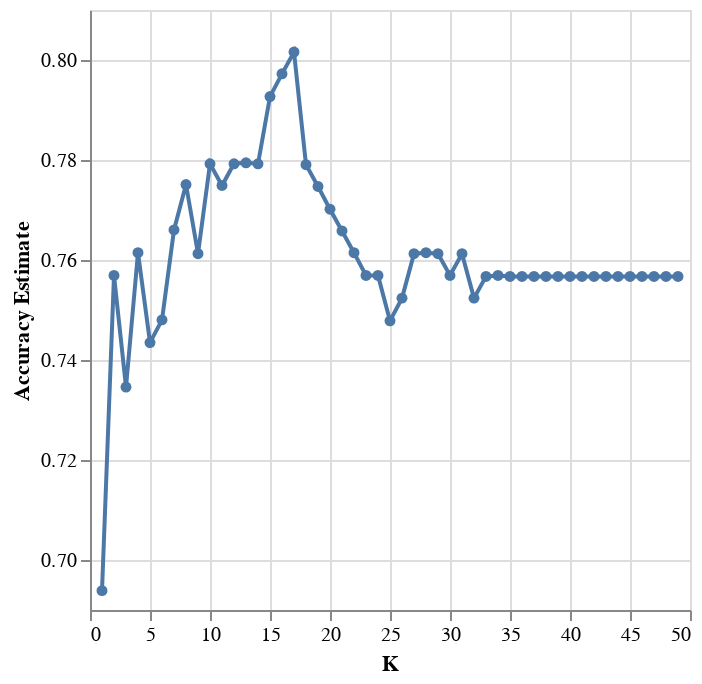

The notebook cell this image was saved under:
### Markdown cell above
Accuracy estimate versus k-value.

### Code cell
np.random.seed(1234)

data_tune_grid_acc = GridSearchCV(
    estimator = data_tune_pipe,
    param_grid = param_grid, 
    cv = 10, 
    return_train_score = True,
    n_jobs = -1,
)
data_tune_grid_acc

model_grid_acc = data_tune_grid_acc.fit(X_train, y_train)
accuracies_grid_acc = pd.DataFrame(model_grid_acc.cv_results_)
accuracies_grid_acc

cv_plot_acc = alt.Chart(accuracies_grid_acc).mark_line(point=True).encode(
    x=alt.X("param_kneighborsclassifier__n_neighbors").title("K"),
    y=alt.Y("mean_test_score").title("Accuracy Estimate").scale(zero=False)
)
cv_plot_acc
